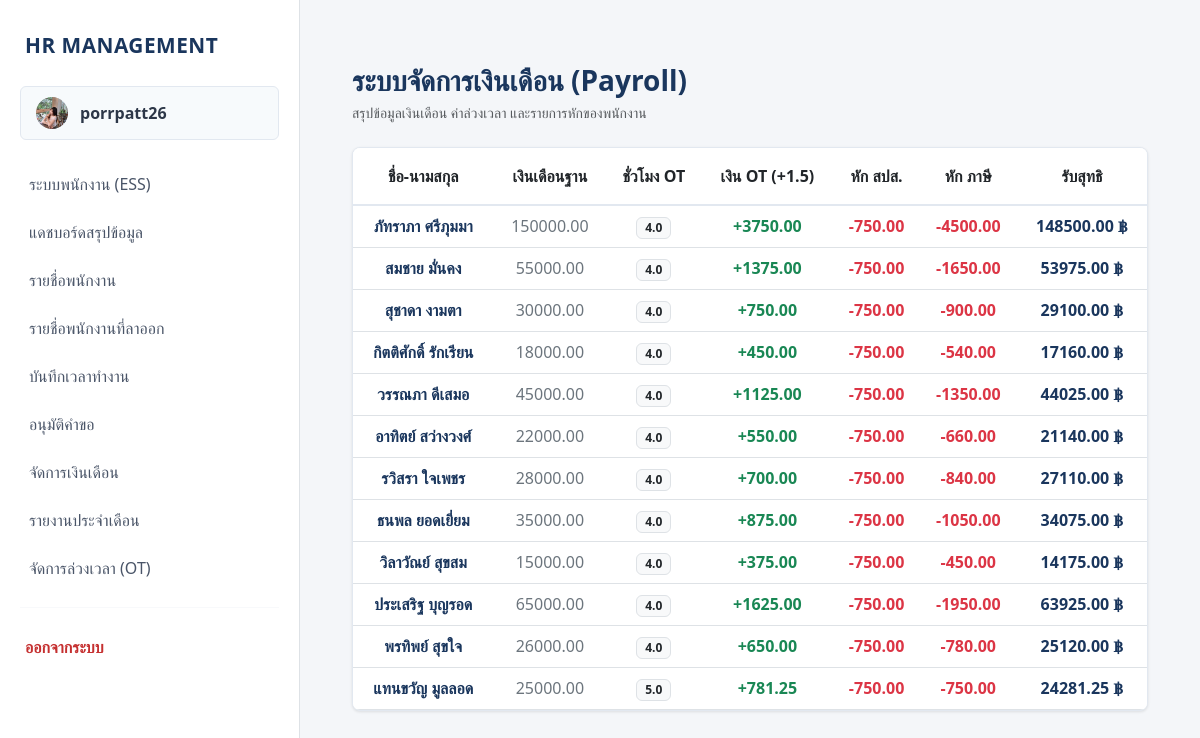
/payroll/ (signed in), run on an earlier commit of the app's database.
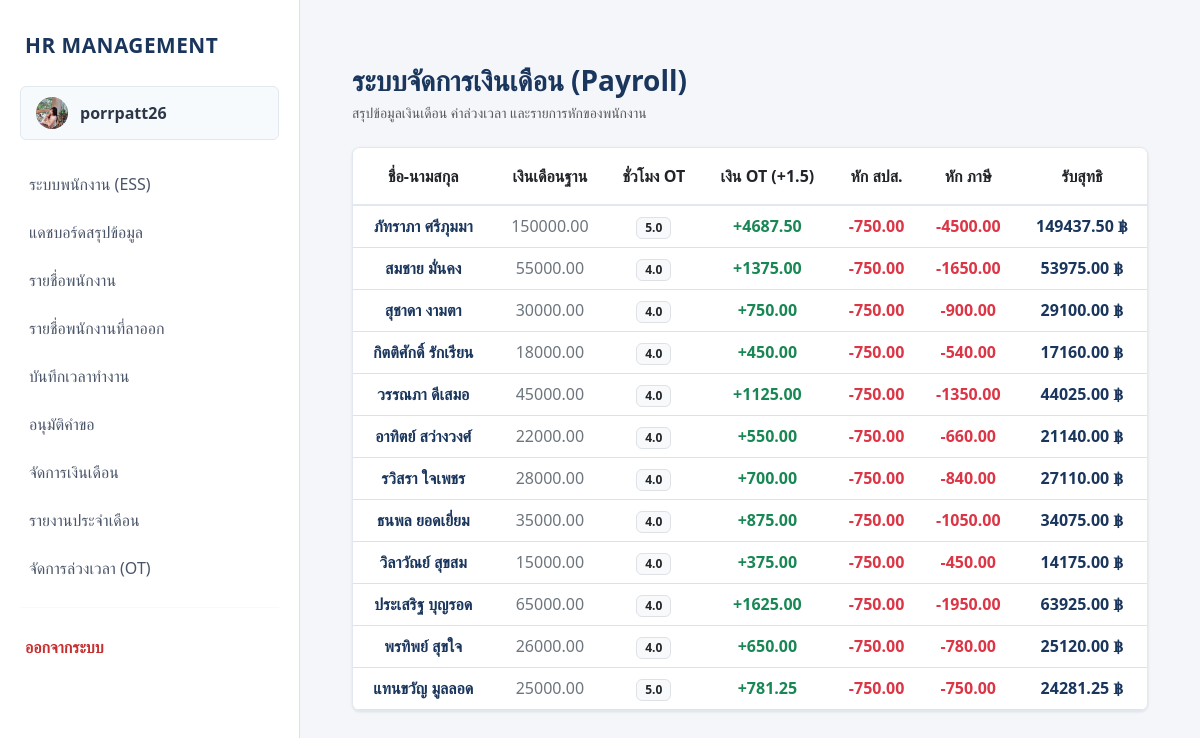
And on a later commit of the database.
### myapp/models.py (models this page shows, shortened)
class Employee(models.Model):
    title = models.CharField(max_length=10, choices=TITLE_CHOICES, default='นาย', verbose_name="คำนำหน้าชื่อ")
    first_name = models.CharField(max_length=100, verbose_name="ชื่อ")
    last_name = models.CharField(max_length=100, verbose_name="นามสกุล")
    gender = models.CharField(max_length=1, choices=GENDER_CHOICES, verbose_name="เพศ")
    birth_date = models.DateField(verbose_name="วัน-เดือน-ปี เกิด (YYYY-MM-DD)")
    salary = models.DecimalField(max_digits=10, decimal_places=2, verbose_name="เงินเดือน")
    department = models.CharField(max_length=20, choices=DEPT_CHOICES, verbose_name="แผนก")
    position = models.CharField(max_length=100, null=True, blank=True, verbose_name="ตำแหน่ง")
    hire_date = models.DateField(null=True, blank=True, verbose_name="วันที่เริ่มทำงาน")
    status = models.CharField(max_length=20, choices=STATUS_CHOICES, default='active', verbose_name="สถานะพนักงาน")
    phone_number = models.CharField(max_length=15, null=True, blank=True, verbose_name="เบอร์โทรศัพท์")
    bank_name = models.CharField(max_length=50, choices=BANK_CHOICES, null=True, blank=True, verbose_name="ชื่อธนาคาร")
    bank_account = models.CharField(max_length=50, null=True, blank=True, verbose_name="เลขบัญชีธนาคาร")
    photo = models.ImageField(upload_to='employee_photos/', null=True, blank=True, verbose_name="รูปภาพประจำตัว")

class Payroll(models.Model):
    employee = models.ForeignKey(Employee, on_delete=models.CASCADE, verbose_name="พนักงาน")
    month = models.IntegerField(verbose_name="เดือน")
    year = models.IntegerField(verbose_name="ปี")
    base_salary = models.DecimalField(max_digits=10, decimal_places=2, verbose_name="เงินเดือนพื้นฐาน")
    ot_pay = models.DecimalField(max_digits=10, decimal_places=2, default=0.0, verbose_name="ค่า OT")
    social_security = models.DecimalField(max_digits=10, decimal_places=2, default=0.0, verbose_name="หักประกันสังคม (5%)")
    tax = models.DecimalField(max_digits=10, decimal_places=2, default=0.0, verbose_name="หักภาษี ณ ที่จ่าย")
    net_salary = models.DecimalField(max_digits=10, decimal_places=2, verbose_name="เงินเดือนสุทธิ")
    class Meta:
        unique_together = ['employee', 'month', 'year']
        ordering = ['-year', '-month']

### myapp/views.py (the view)
# urls.py: path('payroll/', views.payroll_view, name='payroll'),
@login_required
@user_passes_test(is_admin, login_url='ess_dashboard')
def payroll_view(request):
    employees = Employee.objects.all()
    payrolls = []
    now = timezone.localtime(timezone.now())
    current_month = now.month
    current_year = now.year
    for emp in employees:
        base = float(emp.salary) if emp.salary else 0.0
        ot_records = Attendance.objects.filter(
            employee=emp,
            date__month=current_month,
            date__year=current_year
        ).aggregate(total_ot=Sum('overtime_hours'))
        total_ot_hours = float(ot_records['total_ot'] or 0.0)
        hourly_rate = (base / 30 / 8) if base > 0 else 0.0
        ot_pay = total_ot_hours * hourly_rate * 1.5
        sso = min(base * 0.05, 750.0)
        tax = base * 0.03
        net = (base + ot_pay) - sso - tax
        Payroll.objects.update_or_create(
            employee=emp,
            month=current_month,
            year=current_year,
            defaults={
                'base_salary': base,
                'ot_pay': ot_pay,
                'social_security': sso,
                'tax': tax,
                'net_salary': net
            }
        )
        payrolls.append({
            'employee': emp,
            'base': base,
            'ot_hours': total_ot_hours,
            'ot_pay': ot_pay,
            'sso': sso,
            'tax': tax,
            'net': net
        })
    return render(request, 'payroll.html', {'payrolls': payrolls})

### myapp/context_processors.py (called while the page is built)
def get_employee_data(request):
    if request.user.is_authenticated:
        emp = Employee.objects.filter(
            first_name=request.user.first_name,
            last_name=request.user.last_name
        ).first()
        return {'current_emp': emp}
    return {}

### myapp/views.py (called while the page is built)
def is_admin(user):
    return user.is_staff

### templates/payroll.html (shortened to what this page needs)
{% extends 'basetemplate.html' %}
{% block content %}
<div class="container mt-4 mb-5">
    <div class="mb-4">
        <h3 class="fw-bold text-corporate-blue mb-1">ระบบจัดการเงินเดือน (Payroll)</h3>
        <p class="text-muted small">สรุปข้อมูลเงินเดือน ค่าล่วงเวลา และรายการหักของพนักงาน</p>
    </div>
    <div class="card card-custom">
        <div class="card-body p-0">
            <div class="table-responsive">
                <table class="table table-hover align-middle text-center mb-0">
                    <thead class="table-custom-header">
                        <tr>
                            <th class="py-3">ชื่อ-นามสกุล</th>
                            <th class="py-3">เงินเดือนฐาน</th>
                            <th class="py-3">ชั่วโมง OT</th>
                            <th class="py-3">เงิน OT (+1.5)</th>
                            <th class="py-3">หัก สปส.</th>
                            <th class="py-3">หัก ภาษี</th>
                            <th class="py-3">รับสุทธิ</th>
                        </tr>
                    </thead>
                    <tbody>
                        {% for item in payrolls %}
                        <tr>
                            <td class="fw-semibold text-corporate-blue">{{ item.employee.first_name }} {{ item.employee.last_name }}</td>
                            <td class="text-secondary">{{ item.base|floatformat:2 }}</td>
                            <td><span class="badge bg-light text-dark border px-2 py-1 rounded-2">{{ item.ot_hours|floatformat:1 }}</span></td>
                            <td class="text-success fw-semibold">+{{ item.ot_pay|floatformat:2 }}</td>
                            <td class="text-danger fw-semibold">-{{ item.sso|floatformat:2 }}</td>
                            <td class="text-danger fw-semibold">-{{ item.tax|floatformat:2 }}</td>
                            <td class="fw-bold text-corporate-blue fs-6">{{ item.net|floatformat:2 }} ฿</td>
                        </tr>
                        {% empty %}
                        <tr>
                            <td colspan="7" class="py-5 text-muted">ไม่มีข้อมูลเงินเดือนในขณะนี้</td>
                        </tr>
                        {% endfor %}
                    </tbody>
                </table>
            </div>
        </div>
    </div>
</div>
{% endblock %}

### templates/basetemplate.html (shortened to what this page needs)
<!DOCTYPE html>
<html lang="th">
<head>
    <link href="https://cdn.jsdelivr.net/npm/bootstrap@5.3.0/dist/css/bootstrap.min.css" rel="stylesheet">
</head>
<body>
    <nav class="sidebar">
        <a href="{% url 'index' %}" class="sidebar-brand">
            HR MANAGEMENT
        </a>
        <a href="{% url 'profile' %}" class="user-profile">
            {% if current_emp and current_emp.photo %}
                <img src="{{ current_emp.photo.url }}" class="user-avatar" style="object-fit: cover; padding: 0;">
            {% else %}
                <div class="user-avatar">EMP</div>
            {% endif %}
            <div>{{ user.username }}</div>
        </a>
        <ul class="nav flex-column mb-auto">
            <li class="nav-item">
                <a class="nav-link" href="{% url 'ess_dashboard' %}">
                    ระบบพนักงาน (ESS)
                </a>
            </li>
            {% if user.is_staff %}
            <li class="nav-item">
                <a class="nav-link" href="{% url 'dashboard' %}">
                    แดชบอร์ดสรุปข้อมูล
                </a>
            </li>
            <li class="nav-item">
                <a class="nav-link" href="{% url 'index' %}">
                    รายชื่อพนักงาน
                </a>
            </li>
            <li class="nav-item">
                <a class="nav-link" href="{% url 'resigned_list' %}">
                    รายชื่อพนักงานที่ลาออก
                </a>
            </li>
            <li class="nav-item">
                <a class="nav-link" href="{% url 'attendance' %}">
                    บันทึกเวลาทำงาน
                </a>
            </li>
            <li class="nav-item">
                <a class="nav-link" href="{% url 'approval' %}">
                    อนุมัติคำขอ
                </a>
            </li>
            <li class="nav-item">
                <a class="nav-link" href="{% url 'payroll' %}">
                    จัดการเงินเดือน
                </a>
            </li>
            <li class="nav-item">
                <a class="nav-link" href="{% url 'reports' %}">
                    รายงานประจำเดือน
                </a>
            </li>
            <li class="nav-item">
                <a class="nav-link" href="{% url 'ot_management' %}">
                    จัดการล่วงเวลา (OT)
                </a>
            </li>
            {% endif %}
        </ul>
        <hr style="margin: 15px 20px; border-color: #E2E8F0;">
        <form action="{% url 'logout' %}" method="post" class="m-0">
            <button type="submit" class="btn-logout">
                ออกจากระบบ
            </button>
        </form>
    </nav>
    <main class="main-content">
        {% block content %}
        {% endblock %}
    </main>
</body>
</html>

What changed in the data, as far as the page shows it:
changed through a linked row, Employee "ภัทราภา": ot_hours "4.0" → "5.0"; ot_pay "3750.00" → "4687.50"; net "148500.00" → "149437.50"
